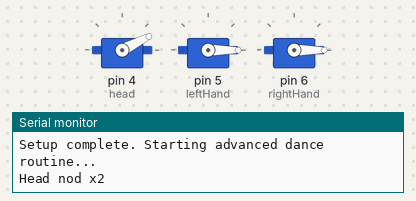
Bench run of a sketch on a simulated Arduino Uno, built with avr-gcc and run on an emulated ATmega328P. Shown: 3 × servo, the last lines printed to the serial monitor.

Above: at 0.15 s.
At 5.58 s:
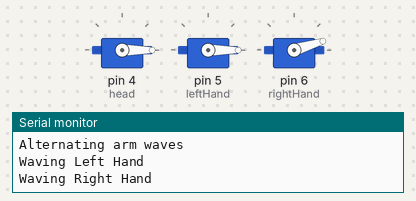
At 11.6 s:
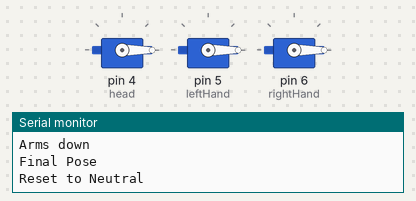
At 20.77 s:
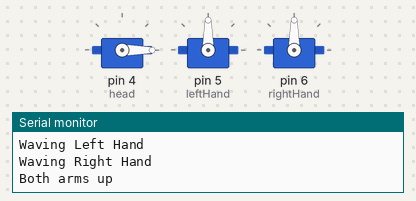
At 28.74 s:
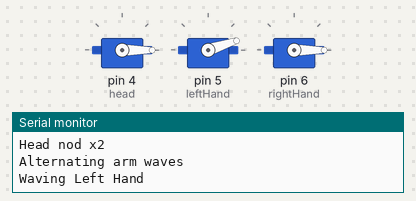
At 36.8 s:
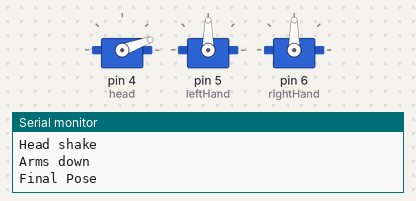
Timing chart, 0 to 40.0 s (numbered marks = the images above):
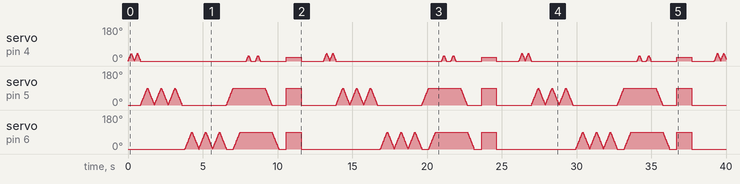

The sketch:

dance1.ino
```cpp
#include <Servo.h>

// Create servo objects
Servo head;       // Servo 1
Servo leftHand;   // Servo 2
Servo rightHand;  // Servo 3

void setup() {
  Serial.begin(9600);

  head.attach(4);
  leftHand.attach(5);
  rightHand.attach(6);

  head.write(0);
  leftHand.write(0);
  rightHand.write(0);

  Serial.println("Setup complete. Starting advanced dance routine...");
}

void smoothMove(Servo &servo, int fromAngle, int toAngle, int stepDelay = 10) {
  if (fromAngle < toAngle) {
    for (int pos = fromAngle; pos <= toAngle; pos++) {
      servo.write(pos);
      delay(stepDelay);
    }
  } else {
    for (int pos = fromAngle; pos >= toAngle; pos--) {
      servo.write(pos);
      delay(stepDelay);
    }
  }
}

// Advanced head shake
void headShake() {
  Serial.println("Head shake");
  for (int i = 0; i < 2; i++) {
    smoothMove(head, 0, 30, 5);
    smoothMove(head, 30, -30, 5);
    smoothMove(head, -30, 0, 5);
  }
  head.write(0);
}

// Arm wave (smoother)
void waveArm(Servo &arm, const String &name) {
  Serial.println("Waving " + name);
  for (int i = 0; i < 3; i++) {
    smoothMove(arm, 0, 90, 5);
    smoothMove(arm, 90, 0, 5);
  }
}

// Dance sequence
void danceSequence() {
  // Head nod
  Serial.println("Head nod x2");
  for (int i = 0; i < 2; i++) {
    smoothMove(head, 0, 40, 5);
    smoothMove(head, 40, 0, 5);
  }

  // Alternate arms
  Serial.println("Alternating arm waves");
  waveArm(leftHand, "Left Hand");
  delay(200);
  waveArm(rightHand, "Right Hand");

  // Both arms together
  Serial.println("Both arms up");
  smoothMove(leftHand, 0, 90, 5);
  smoothMove(rightHand, 0, 90, 5);
  delay(400);

  // Head shake
  headShake();

  // Both arms down
  Serial.println("Arms down");
  smoothMove(leftHand, 90, 0, 5);
  smoothMove(rightHand, 90, 0, 5);
  delay(500);

  // Final pose
  Serial.println("Final Pose");
  head.write(20);
  leftHand.write(90);
  rightHand.write(90);
  delay(1000);

  // Reset
  Serial.println("Reset to Neutral");
  head.write(0);
  leftHand.write(0);
  rightHand.write(0);
  delay(1500);
}

void loop() {
  danceSequence();
}
```

Measured:
- by itself, servo on pin 6 (rightHand): moves between 0° and 90°, repeating every 13.1 s
